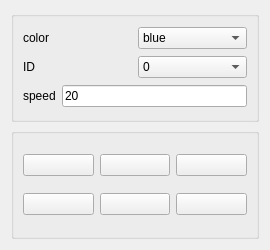
<?xml version="1.0" encoding="UTF-8"?>
<ui version="4.0">
 <class>Form</class>
 <widget class="QWidget" name="Form">
  <property name="enabled">
   <bool>true</bool>
  </property>
  <property name="geometry">
   <rect>
    <x>0</x>
    <y>0</y>
    <width>270</width>
    <height>250</height>
   </rect>
  </property>
  <property name="sizePolicy">
   <sizepolicy hsizetype="Ignored" vsizetype="Ignored">
    <horstretch>0</horstretch>
    <verstretch>0</verstretch>
   </sizepolicy>
  </property>
  <property name="windowTitle">
   <string>Form</string>
  </property>
  <property name="styleSheet">
   <string notr="true"/>
  </property>
  <layout class="QGridLayout" name="gridLayout_2">
   <item row="0" column="0">
    <layout class="QVBoxLayout" name="verticalLayout_2">
     <item>
      <widget class="QGroupBox" name="statusGroup">
       <layout class="QVBoxLayout" name="verticalLayout">
        <item>
         <layout class="QHBoxLayout" name="horizontalLayout">
          <item>
           <widget class="QLabel" name="labelcolor">
            <property name="text">
             <string>color</string>
            </property>
           </widget>
          </item>
          <item>
           <widget class="QComboBox" name="combocolor">
            <item>
             <property name="text">
              <string>blue</string>
             </property>
            </item>
            <item>
             <property name="text">
              <string>yellow</string>
             </property>
            </item>
           </widget>
          </item>
         </layout>
        </item>
        <item>
         <layout class="QHBoxLayout" name="horizontalLayout_2">
          <item>
           <widget class="QLabel" name="labelID">
            <property name="text">
             <string>ID</string>
            </property>
           </widget>
          </item>
          <item>
           <widget class="QComboBox" name="comboID">
            <item>
             <property name="text">
              <string>0</string>
             </property>
            </item>
            <item>
             <property name="text">
              <string>1</string>
             </property>
            </item>
            <item>
             <property name="text">
              <string>2</string>
             </property>
            </item>
            <item>
             <property name="text">
              <string>3</string>
             </property>
            </item>
            <item>
             <property name="text">
              <string>4</string>
             </property>
            </item>
           </widget>
          </item>
         </layout>
        </item>
        <item>
         <layout class="QHBoxLayout" name="horizontalLayout_3">
          <item>
           <widget class="QLabel" name="labelspeed">
            <property name="text">
             <string>speed</string>
            </property>
           </widget>
          </item>
          <item>
           <widget class="QLineEdit" name="lineSpeed">
            <property name="text">
             <string>20</string>
            </property>
           </widget>
          </item>
         </layout>
        </item>
       </layout>
      </widget>
     </item>
     <item>
      <widget class="QGroupBox" name="directionGroup">
       <layout class="QGridLayout" name="gridLayout">
        <item row="0" column="0">
         <widget class="QPushButton" name="pbccw">
          <property name="text">
           <string/>
          </property>
         </widget>
        </item>
        <item row="0" column="1">
         <widget class="QPushButton" name="pbup">
          <property name="text">
           <string/>
          </property>
         </widget>
        </item>
        <item row="0" column="2">
         <widget class="QPushButton" name="pbcw">
          <property name="text">
           <string/>
          </property>
         </widget>
        </item>
        <item row="1" column="0">
         <widget class="QPushButton" name="pbleft">
          <property name="text">
           <string/>
          </property>
         </widget>
        </item>
        <item row="1" column="1">
         <widget class="QPushButton" name="pbdown">
          <property name="text">
           <string/>
          </property>
         </widget>
        </item>
        <item row="1" column="2">
         <widget class="QPushButton" name="pbright">
          <property name="text">
           <string/>
          </property>
         </widget>
        </item>
       </layout>
      </widget>
     </item>
    </layout>
   </item>
  </layout>
 </widget>
 <resources/>
 <connections/>
</ui>
